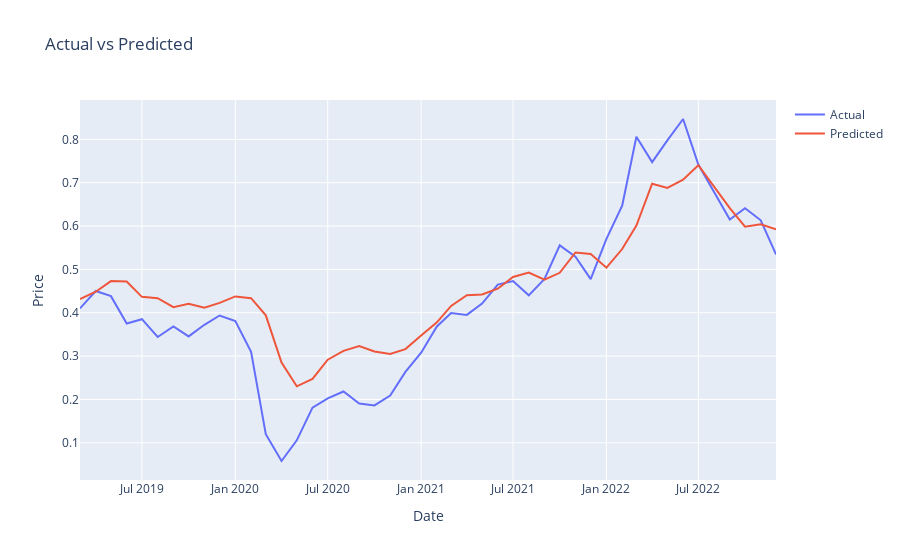

The notebook cell saved with this chart:
### Code cell
# %%

# plot with plotly
import plotly.graph_objects as go

fig = go.Figure()
fig.add_trace(go.Scatter(x=test.index[timesteps-1:], y=y_test.flatten(), mode='lines', name='Actual'))
fig.add_trace(go.Scatter(x=test.index[timesteps-1:], y=y_pred, mode='lines', name='Predicted'))
fig.update_layout(title='Actual vs Predicted', xaxis_title='Date', yaxis_title='Price')
fig.show()
